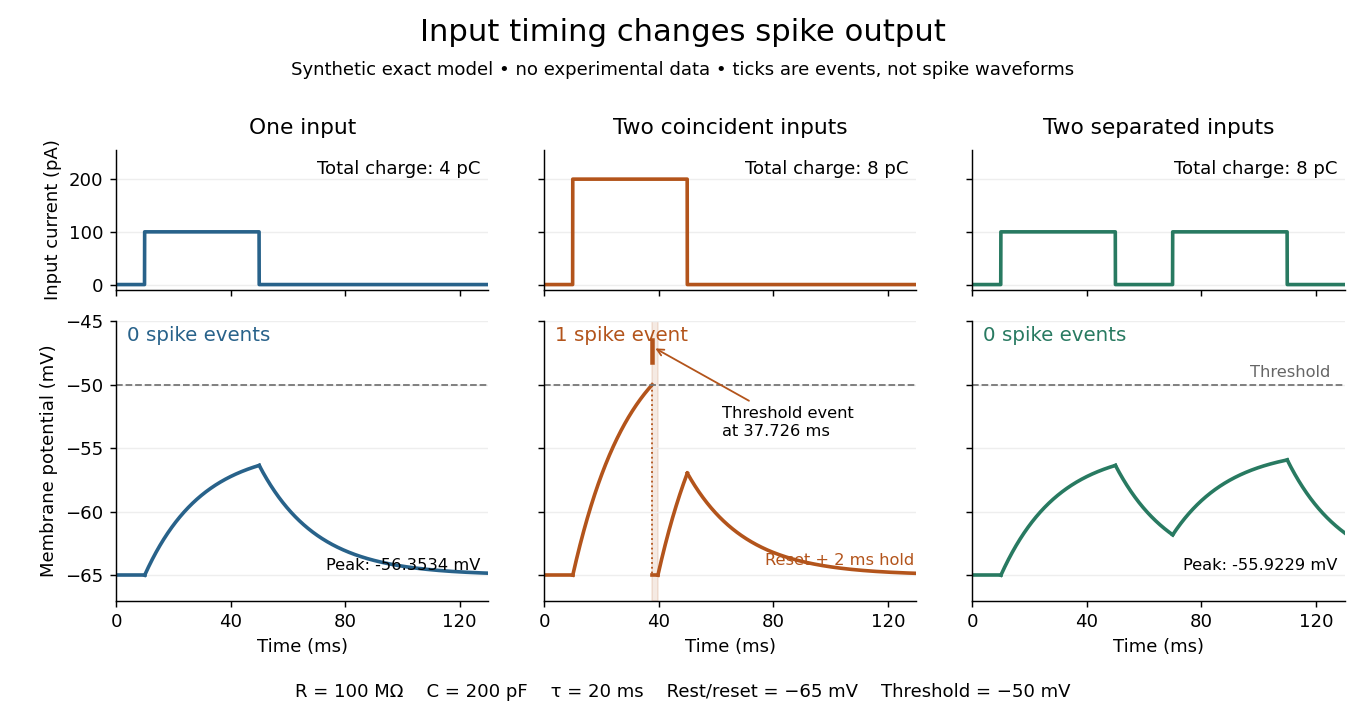

The Python source for this figure:
"""Exact illustrative LIF responses, never empirical voltage recordings.

Python 3.14 / matplotlib 3.10.7 / numpy 2.3.5.
Run from _media; output PNG uses this script's basename in the current directory.
Units below: ms, mV, pA. The factor .1 converts 100 MOhm * pA to mV.
"""
from pathlib import Path

import matplotlib.pyplot as plt
import numpy as np

REST = -65.0
THRESHOLD = -50.0
TAU = 20.0
RESISTANCE = .1  # mV/pA
REFRACTORY = 2.0
PROTOCOLS = [
    ("One input", [(10.0, 50.0, 100.0)]),
    ("Two coincident inputs", [(10.0, 50.0, 100.0), (10.0, 50.0, 100.0)]),
    ("Two separated inputs", [(10.0, 50.0, 100.0), (70.0, 110.0, 100.0)]),
]


def segments(pulses, end=130.0):
    """Compute exact constant-current segments and exact threshold events."""
    boundaries = sorted({0., end} | {t for start, stop, _ in pulses for t in (start, stop)})
    result, spikes, holds = [], [], []
    voltage, refractory_end = REST, -np.inf
    for start, stop in zip(boundaries[:-1], boundaries[1:]):
        current = sum(i for a, b, i in pulses if a <= start < b)
        time = start
        while time < stop - 1e-12:
            if time < refractory_end:
                until = min(stop, refractory_end)
                result.append((time, until, REST, REST, current, True))
                time, voltage = until, REST
                continue
            equilibrium = REST + RESISTANCE * current
            latency = np.inf
            if equilibrium > THRESHOLD:
                latency = TAU * np.log((equilibrium - voltage) / (equilibrium - THRESHOLD))
            until = min(stop, time + latency)
            result.append((time, until, voltage, equilibrium, current, False))
            voltage = equilibrium + (voltage - equilibrium) * np.exp(-(until - time) / TAU)
            if time + latency <= stop:
                spikes.append(until)
                holds.append((until, until + REFRACTORY))
                voltage = REST
                refractory_end = until + REFRACTORY
            time = until
    return result, np.asarray(spikes), holds


def main():
    colors = ["#28628a", "#b3541b", "#287a61"]
    fig, axs = plt.subplots(2, 3, figsize=(10.5, 5.5), sharex=True, sharey="row",
                            gridspec_kw={"height_ratios": [1, 2]})
    fig.set_facecolor("white")
    for col, ((title, pulses), color) in enumerate(zip(PROTOCOLS, colors)):
        upper, lower = axs[:, col]
        grid = np.linspace(0, 130, 2601)
        currents = sum(np.where((grid >= a) & (grid < b), i, 0) for a, b, i in pulses)
        upper.plot(grid, currents, color=color, lw=2)
        upper.set_title(title, fontsize=12, pad=9)
        charge = sum((b - a) * i for a, b, i in pulses) / 1000
        upper.text(.98, .83, f"Total charge: {charge:g} pC", transform=upper.transAxes,
                   ha="right", fontsize=10)
        parts, spikes, holds = segments(pulses)
        for start, stop, initial, equilibrium, _, held in parts:
            t = np.linspace(start, stop, max(2, int((stop - start) * 15)))
            v = np.full_like(t, REST) if held else equilibrium + (initial - equilibrium) * np.exp(-(t - start) / TAU)
            lower.plot(t, v, color=color, lw=2)
        for spike in spikes:
            lower.plot([spike, spike], [THRESHOLD, REST], color=color, lw=1, ls=":")
            lower.plot([spike, spike], [-48.2, -46.5], color=color, lw=2.5)
        for start, stop in holds:
            lower.axvspan(start, stop, color=color, alpha=.12)
        lower.axhline(THRESHOLD, color="#777777", lw=1, ls="--")
        lower.text(.03, .93, f"{len(spikes)} spike event" + ("s" if len(spikes) != 1 else ""),
                   transform=lower.transAxes, fontsize=11, color=color)
        lower.set(xlim=(0, 130), ylim=(-67, -45), xlabel="Time (ms)", xticks=[0, 40, 80, 120])
        upper.set(ylim=(-10, 255), yticks=[0, 100, 200])
        for ax in (upper, lower):
            ax.spines[["top", "right"]].set_visible(False)
            ax.grid(axis="y", color="#eeeeee")
        if col == 1:
            lower.annotate("Threshold event\nat 37.726 ms", xy=(spikes[0], -47),
                           xytext=(62, -54), fontsize=9, arrowprops={"arrowstyle": "->", "color": color})
            lower.text(77, -64.2, "Reset + 2 ms hold", fontsize=9, color=color)
        else:
            peak = max(eq + (v - eq) * np.exp(-(b - a) / TAU) for a, b, v, eq, _, held in parts if not held)
            lower.text(.98, .11, f"Peak: {peak:.4f} mV", transform=lower.transAxes, ha="right", fontsize=9)
    axs[0, 0].set_ylabel("Input current (pA)")
    axs[1, 0].set_ylabel("Membrane potential (mV)")
    axs[1, 2].text(125, -49.6, "Threshold", ha="right", va="bottom", fontsize=9, color="#666666")
    fig.suptitle("Input timing changes spike output", fontsize=17, y=.975)
    fig.text(.5, .895, "Synthetic exact model • no experimental data • ticks are events, not spike waveforms",
             ha="center", fontsize=10)
    fig.text(.5, .025, "R = 100 MΩ    C = 200 pF    τ = 20 ms    Rest/reset = −65 mV    Threshold = −50 mV",
             ha="center", fontsize=10)
    fig.subplots_adjust(left=.085, right=.985, top=.79, bottom=.16, wspace=.15, hspace=.15)
    fig.savefig(Path.cwd() / (Path(__file__).stem + ".png"), dpi=130,
                facecolor="white", transparent=False)
    plt.close(fig)


if __name__ == "__main__":
    main()
